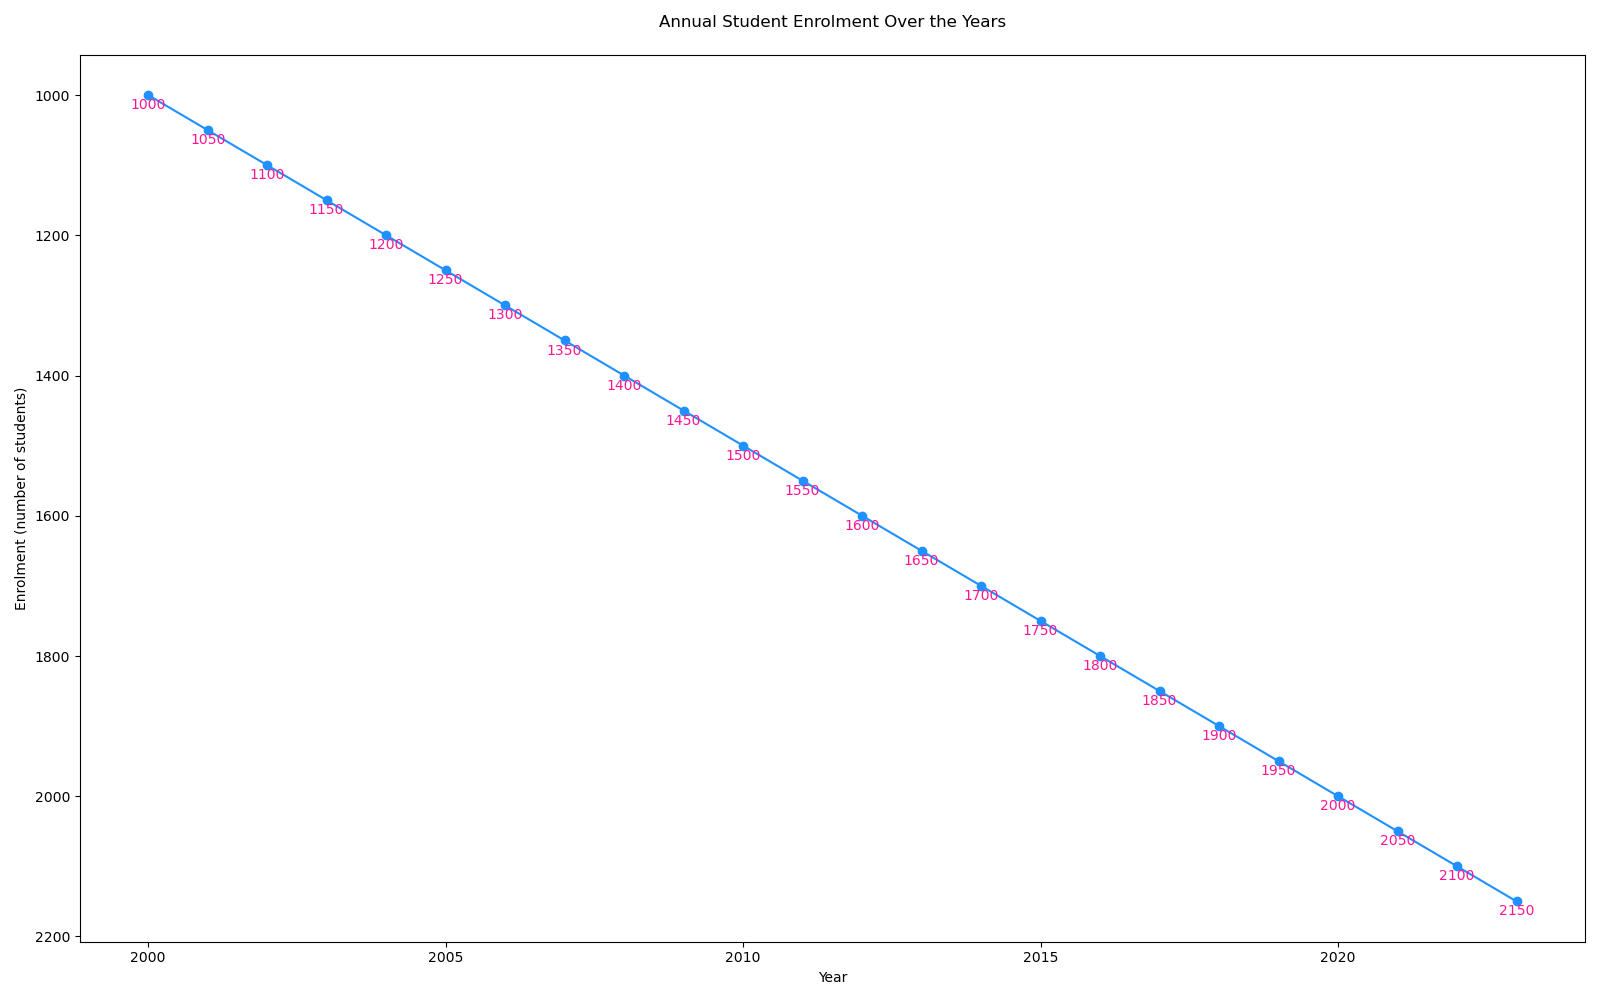

Write the Python code that produced this figure.

import matplotlib.pyplot as plt

years = [
    2000, 2001, 2002, 2003, 2004, 2005,
    2006, 2007, 2008, 2009, 2010, 2011,
    2012, 2013, 2014, 2015, 2016, 2017,
    2018, 2019, 2020, 2021, 2022, 2023
]
enrolment = [
    1000, 1050, 1100, 1150, 1200, 1250,
    1300, 1350, 1400, 1450, 1500, 1550,
    1600, 1650, 1700, 1750, 1800, 1850,
    1900, 1950, 2000, 2050, 2100, 2150
]

plt.figure(figsize=(16, 10))
plt.plot(years, enrolment, marker='o', color="#1E90FF")

for year, enrl in zip(years, enrolment):
    plt.text(year, enrl + 20, f'{enrl}', ha='center', color='#FF1493')

plt.gca().invert_yaxis()
plt.title("Annual Student Enrolment Over the Years", pad=20)
plt.xlabel("Year")
plt.ylabel("Enrolment (number of students)")

plt.tight_layout()
plt.show()
